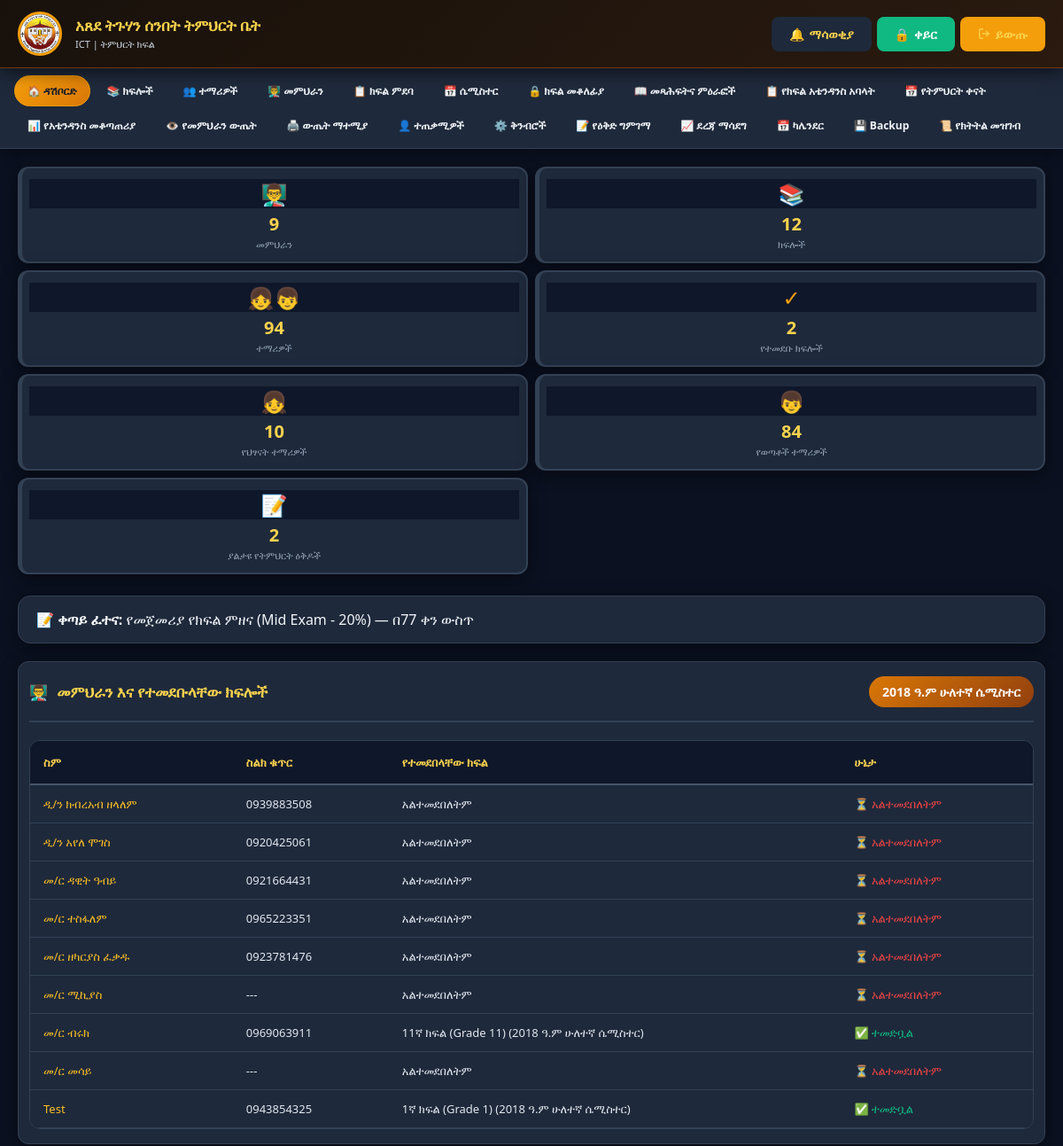
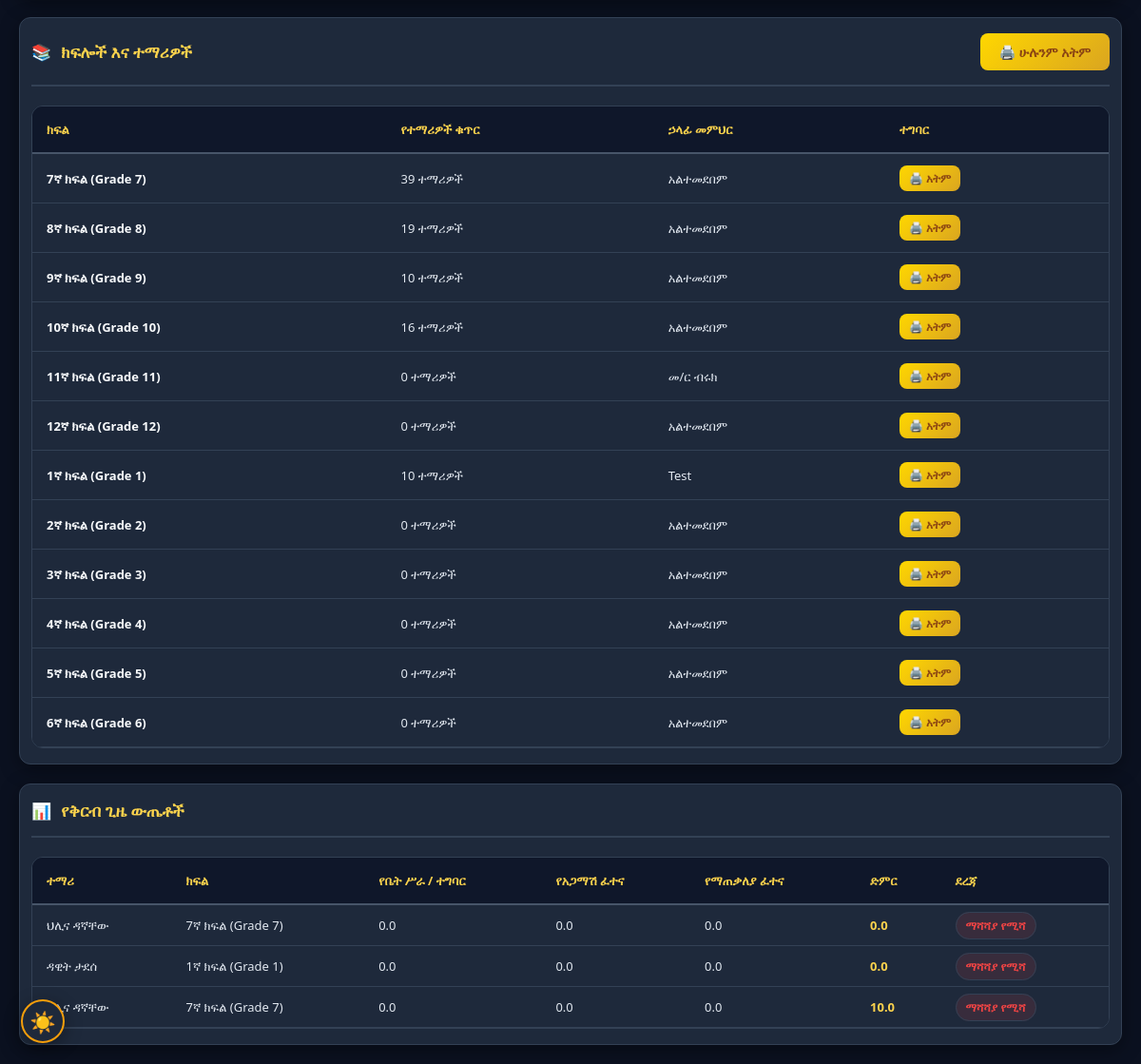
/dashboard_admin.php (signed in), run on the app's committed database (2 pictures, top to bottom).
### tables this page shows
CREATE TABLE `calendar_events` (
  `id` int(11) NOT NULL,
  `title` varchar(200) NOT NULL,
  `description` text DEFAULT NULL,
  `event_type` enum('teaching','exam','revision','holiday','church','meeting','assessment','announcement','important') NOT NULL DEFAULT 'announcement',
  `event_date` date NOT NULL COMMENT 'Gregorian date stored; Ethiopian date is derived for display via db.php gregorianToEthiopian()',
  `ethiopian_year` int(11) DEFAULT NULL,
  `ethiopian_month` tinyint(4) DEFAULT NULL,
  `ethiopian_day` tinyint(4) DEFAULT NULL,
  `priority` enum('low','normal','high') NOT NULL DEFAULT 'normal',
  `reminder_days_before` varchar(50) DEFAULT NULL COMMENT 'CSV of days, e.g. "14,7,3,1,0"',
  `created_by` int(11) NOT NULL,
  `created_at` timestamp NOT NULL DEFAULT current_timestamp(),
  `updated_at` timestamp NOT NULL DEFAULT current_timestamp() ON UPDATE current_timestamp(),
  `is_deleted` tinyint(1) NOT NULL DEFAULT 0
);

CREATE TABLE `semesters` (
  `id` int(11) NOT NULL,
  `name` varchar(50) NOT NULL,
  `status` enum('active','closed') DEFAULT 'active',
  `start_date` date DEFAULT NULL,
  `end_date` date DEFAULT NULL,
  `created_at` timestamp NOT NULL DEFAULT current_timestamp(),
  `ethiopian_year` int(11) DEFAULT NULL,
  `semester_number` int(11) DEFAULT NULL
);

CREATE TABLE `users` (
  `id` int(11) NOT NULL,
  `name` varchar(100) NOT NULL,
  `username` varchar(50) NOT NULL,
  `phone` varchar(20) DEFAULT NULL,
  `photo` varchar(255) DEFAULT NULL,
  `role` enum('admin','teacher','attendance_submitter') NOT NULL DEFAULT 'teacher',
  `status` enum('active','inactive') NOT NULL DEFAULT 'active',
  `password` varchar(255) NOT NULL,
  `first_login` tinyint(1) DEFAULT 1,
  `dark_mode` tinyint(1) DEFAULT 0,
  `created_at` timestamp NOT NULL DEFAULT current_timestamp(),
  `can_edit_marks` tinyint(1) DEFAULT 1,
  `can_edit_attendance` tinyint(1) DEFAULT 0
);

CREATE TABLE `classes` (
  `id` int(11) NOT NULL,
  `grade_id` int(11) DEFAULT NULL,
  `name` varchar(50) NOT NULL,
  `description` text DEFAULT NULL,
  `created_at` timestamp NOT NULL DEFAULT current_timestamp()
);

CREATE TABLE `marks` (
  `id` int(11) NOT NULL,
  `student_id` int(11) NOT NULL,
  `class_id` int(11) NOT NULL,
  `teacher_id` int(11) NOT NULL,
  `semester_id` int(11) NOT NULL,
  `assignment` decimal(5,2) DEFAULT 0.00,
  `participation` decimal(5,2) DEFAULT 0.00,
  `attendance` decimal(5,2) DEFAULT 0.00,
  `mid` decimal(5,2) DEFAULT 0.00,
  `final` decimal(5,2) DEFAULT 0.00,
  `total` decimal(5,2) DEFAULT 0.00,
  `entered_date` timestamp NOT NULL DEFAULT current_timestamp(),
  `last_updated` timestamp NOT NULL DEFAULT current_timestamp() ON UPDATE current_timestamp(),
  `local_uuid` varchar(36) DEFAULT NULL,
  `is_deleted` tinyint(1) NOT NULL DEFAULT 0
);

CREATE TABLE `students` (
  `id` int(11) NOT NULL,
  `name` varchar(100) NOT NULL,
  `class_id` int(11) NOT NULL,
  `parent_phone` varchar(20) DEFAULT NULL,
  `enrollment_date` date DEFAULT curdate(),
  `created_at` timestamp NOT NULL DEFAULT current_timestamp(),
  `current_grade` int(11) DEFAULT NULL,
  `academic_year` int(11) DEFAULT NULL,
  `promotion_status` enum('promoted','repeated','new') DEFAULT 'new',
  `needs_pin_reset` tinyint(1) DEFAULT 0,
  `student_portal_enabled` tinyint(1) DEFAULT 1,
  `local_uuid` varchar(36) DEFAULT NULL,
  `updated_at` timestamp NOT NULL DEFAULT current_timestamp() ON UPDATE current_timestamp(),
  `is_deleted` tinyint(1) NOT NULL DEFAULT 0
);

### db.php (called while the page is built, shortened)
<?php
function dbQuery($conn, $sql, $types = "", $params = []) {
    if (empty($params)) {
        return mysqli_query($conn, $sql);
    }
    $stmt = mysqli_prepare($conn, $sql);
    if (!empty($types) && !empty($params)) {
        mysqli_stmt_bind_param($stmt, $types, ...$params);
    }
    mysqli_stmt_execute($stmt);
    $result = mysqli_stmt_get_result($stmt);
    return $result;
}
function dbFetchOne($conn, $sql, $types = "", $params = []) {
    $result = dbQuery($conn, $sql, $types, $params);
    return mysqli_fetch_assoc($result);
}
function getCurrentSemester($conn) {
    return dbFetchOne($conn, "SELECT * FROM semesters WHERE status = 'active' LIMIT 1");
}
function formatMark($mark) {
    return number_format((float)$mark, 1, '.', '');
}
function getGradeStatus($total) {
    $total = floatval($total);
    return 'ማሻሻያ የሚሻ';
}
function getGradeColor($total) {
    $total = floatval($total);
    return '#EF4444';
}
?>

### dashboard_admin.php (the view, shortened to what this page needs)
<?php
require_once 'db.php';
$current_semester = getCurrentSemester($conn);
$semester_id = $current_semester ? intval($current_semester['id']) : 0;
$stats_query = "SELECT
    (SELECT COUNT(*) FROM users WHERE role = 'teacher' AND (status = 'active' OR status IS NULL)) as total_teachers,
    (SELECT COUNT(*) FROM classes) as total_classes,
    (SELECT COUNT(*) FROM students WHERE (is_deleted = 0 OR is_deleted IS NULL)) as total_students";
if ($semester_id > 0) {
    $stats_query .= ", (SELECT COUNT(DISTINCT class_id) FROM teacher_class WHERE semester_id = $semester_id) as assigned_classes";
} else {
    $stats_query .= ", 0 as assigned_classes";
}
$stats_result = mysqli_query($conn, $stats_query);
$stats = $stats_result ? mysqli_fetch_assoc($stats_result) : ['total_teachers' => 0, 'total_classes' => 0, 'total_students' => 0, 'assigned_classes' => 0];
$children_students = 0; $youth_students = 0; $pending_plans = 0; $next_exam = null;
$divisionsExist = @mysqli_query($conn, "SHOW TABLES LIKE 'divisions'");
if ($divisionsExist && mysqli_num_rows($divisionsExist) > 0) {
    $row = dbFetchOne($conn, "SELECT COUNT(*) as cnt FROM students s JOIN classes c ON s.class_id = c.id JOIN grades g ON c.grade_id = g.id JOIN divisions d ON g.division_id = d.id WHERE d.code = 'CHILDREN' AND (s.is_deleted = 0 OR s.is_deleted IS NULL)");
    $children_students = $row ? (int)$row['cnt'] : 0;
    $row = dbFetchOne($conn, "SELECT COUNT(*) as cnt FROM students s JOIN classes c ON s.class_id = c.id JOIN grades g ON c.grade_id = g.id JOIN divisions d ON g.division_id = d.id WHERE d.code = 'YOUTH' AND (s.is_deleted = 0 OR s.is_deleted IS NULL)");
    $youth_students = $row ? (int)$row['cnt'] : 0;
    $row = dbFetchOne($conn, "SELECT id, title, event_date FROM calendar_events WHERE event_type = 'exam' AND is_deleted = 0 AND event_date >= CURDATE() ORDER BY event_date ASC LIMIT 1");
    $next_exam = $row;
}
$plansExist = @mysqli_query($conn, "SHOW TABLES LIKE 'lesson_plans'");
if ($plansExist && mysqli_num_rows($plansExist) > 0) {
    $row = dbFetchOne($conn, "SELECT COUNT(*) as cnt FROM lesson_plans WHERE status = 'submitted' AND is_deleted = 0");
    $pending_plans = $row ? (int)$row['cnt'] : 0;
}
$teachers_query = "SELECT u.*,
                   IFNULL(GROUP_CONCAT(CONCAT(c.name, ' (', s.name, ')') SEPARATOR '<br>'), 'አልተመደበለትም') as classes
                   FROM users u
                   LEFT JOIN teacher_class tc ON u.id = tc.teacher_id " .
                   ($semester_id > 0 ? " AND tc.semester_id = $semester_id" : "") . "
                   LEFT JOIN classes c ON tc.class_id = c.id
                   LEFT JOIN semesters s ON tc.semester_id = s.id
                   WHERE u.role = 'teacher'
                   GROUP BY u.id";
$teachers = mysqli_query($conn, $teachers_query);
$classes_query = "SELECT c.*, COUNT(s.id) as student_count,
                  tc.teacher_id, u.name as teacher_name
                  FROM classes c
                  LEFT JOIN students s ON c.id = s.class_id AND (s.is_deleted = 0 OR s.is_deleted IS NULL)
                  LEFT JOIN teacher_class tc ON c.id = tc.class_id " .
                  ($semester_id > 0 ? " AND tc.semester_id = $semester_id" : "") . "
                  LEFT JOIN users u ON tc.teacher_id = u.id
                  GROUP BY c.id";
$classes = mysqli_query($conn, $classes_query);
$recent_marks = null;
if ($semester_id > 0) {
    $marks_query = "SELECT s.name as student_name, c.name as class_name,
                    m.assignment, m.participation, m.attendance, m.mid, m.final, m.total
                    FROM marks m
                    JOIN students s ON m.student_id = s.id
                    JOIN classes c ON m.class_id = c.id
                    WHERE m.semester_id = ? AND (s.is_deleted = 0 OR s.is_deleted IS NULL)
                    ORDER BY m.last_updated DESC LIMIT 10";
    $recent_marks = dbQuery($conn, $marks_query, "i", [$semester_id]);
}
?>
<!DOCTYPE html>
<html lang="en">
<head>
    <?php include 'pwa_head.php'; ?>
</head>
<body>
    <?php include 'mobile_nav.php'; ?>
    <div class="main-container">
        <div class="stats-grid">
            <div class="stat-card">
                <div class="stat-icon">👨‍🏫</div>
                <div class="stat-value"><?php echo $stats['total_teachers']; ?></div>
                <div class="stat-label">መምህራን</div>
            </div>
            <div class="stat-card">
                <div class="stat-icon">📚</div>
                <div class="stat-value"><?php echo $stats['total_classes']; ?></div>
                <div class="stat-label">ክፍሎች</div>
            </div>
            <div class="stat-card">
                <div class="stat-icon">👧👦</div>
                <div class="stat-value"><?php echo $stats['total_students']; ?></div>
                <div class="stat-label">ተማሪዎች</div>
            </div>
            <div class="stat-card">
                <div class="stat-icon">✓</div>
                <div class="stat-value"><?php echo $stats['assigned_classes']; ?></div>
                <div class="stat-label">የተመደቡ ክፍሎች</div>
            </div>
            <?php if ($divisionsExist && mysqli_num_rows($divisionsExist) > 0): ?>
            <div class="stat-card">
                <div class="stat-icon">👧</div>
                <div class="stat-value"><?php echo $children_students; ?></div>
                <div class="stat-label">የህፃናት ተማሪዎች</div>
            </div>
            <div class="stat-card">
                <div class="stat-icon">👦</div>
                <div class="stat-value"><?php echo $youth_students; ?></div>
                <div class="stat-label">የወጣቶች ተማሪዎች</div>
            </div>
            <?php endif; ?>
            <?php if ($plansExist && mysqli_num_rows($plansExist) > 0): ?>
            <div class="stat-card">
                <div class="stat-icon">📝</div>
                <div class="stat-value"><?php echo $pending_plans; ?></div>
                <div class="stat-label">ያልታዩ የትምህርት ዕቅዶች</div>
            </div>
            <?php endif; ?>
        </div>
        <?php if ($next_exam): ?>
        <div class="section exam-notice-banner" style="border-radius:14px; padding:15px 20px; margin-bottom:20px;">
            <strong>📝 ቀጣይ ፈተና:</strong> <?php echo htmlspecialchars($next_exam['title']); ?>
            — <?php $d = (new DateTime('today'))->diff(new DateTime($next_exam['event_date']))->days; ?>
            በ<?php echo $d; ?> ቀን ውስጥ
        </div>
        <?php endif; ?>
        <div class="section">
            <div class="section-header">
                <h2><span>👨‍🏫</span> መምህራን እና የተመደቡላቸው ክፍሎች</h2>
                <?php if($current_semester): ?>
                <div class="semester-badge">
                    <?php echo htmlspecialchars($current_semester['name']); ?>
                </div>
                <?php endif; ?>
            </div>
            <div class="table-responsive">
                <table>
                    <thead>
                        <tr>
                            <th>ስም</th>
                            <th>ስልክ ቁጥር</th>
                            <th>የተመደበላቸው ክፍል</th>
                            <th>ሁኔታ</th>
                        </tr>
                    </thead>
                    <tbody>
                        <?php if($teachers && mysqli_num_rows($teachers) > 0): ?>
                            <?php while($teacher = mysqli_fetch_assoc($teachers)): ?>
                            <tr>
                                <td class="teacher-class"><?php echo htmlspecialchars($teacher['name']); ?></td>
                                <td><?php echo htmlspecialchars($teacher['phone'] ?: '---'); ?></td>
                                <td><?php echo $teacher['classes']; ?></td>
                                <td>
                                    <?php if($teacher['classes'] != 'አልተመደበለትም'): ?>
                                    <span style="color: var(--success-green);">✅ ተመድቧል</span>
                                    <?php else: ?>
                                    <span style="color: var(--error-red);">⏳ አልተመደበለትም</span>
                                    <?php endif; ?>
                                </td>
                            </tr>
                            <?php endwhile; ?>
                        <?php endif; ?>
                    </tbody>
                </table>
            </div>
        </div>
        <div class="section">
            <div class="section-header">
                <h2><span>📚</span> ክፍሎች እና ተማሪዎች</h2>
                <div class="action-buttons">
                    <a href="print_results.php" class="btn-primary">🖨️ ሁሉንም አትም</a>
                </div>
            </div>
            <div class="table-responsive">
                <table>
                    <thead>
                        <tr>
                            <th>ክፍል</th>
                            <th>የተማሪዎች ቁጥር</th>
                            <th>ኃላፊ መምህር</th>
                            <th>ተግባር</th>
                        </tr>
                    </thead>
                    <tbody>
                        <?php if($classes && mysqli_num_rows($classes) > 0): ?>
                            <?php while($class = mysqli_fetch_assoc($classes)): ?>
                            <tr>
                                <td><strong><?php echo htmlspecialchars($class['name']); ?></strong></td>
                                <td><?php echo $class['student_count']; ?> ተማሪዎች</td>
                                <td><?php echo htmlspecialchars($class['teacher_name'] ?: 'አልተመደበም'); ?></td>
                                <td>
                                    <a href="print_results.php?class_id=<?php echo $class['id']; ?>"
                                       class="btn-primary" style="padding: 5px 10px; font-size: 12px;">
                                       🖨️ አትም
                                    </a>
                                </td>
                            </tr>
                            <?php endwhile; ?>
                        <?php endif; ?>
                    </tbody>
                </table>
            </div>
        </div>
        <?php if($current_semester && $recent_marks && mysqli_num_rows($recent_marks) > 0): ?>
        <div class="section">
            <div class="section-header">
                <h2><span>📊</span> የቅርብ ጊዜ ውጤቶች</h2>
            </div>
            <div class="table-responsive">
                <table class="marks-table">
                    <thead>
                        <tr>
                            <th>ተማሪ</th>
                            <th>ክፍል</th>
                            <th>የቤት ሥራ / ተግባር</th>
                            <th>የአጋማሽ ፈተና</th>
                            <th>የማጠቃለያ ፈተና</th>
                            <th>ድምር</th>
                            <th>ደረጃ</th>
                        </tr>
                    </thead>
                    <tbody>
                        <?php while($mark = mysqli_fetch_assoc($recent_marks)): ?>
                        <tr>
                            <td><?php echo htmlspecialchars($mark['student_name']); ?></td>
                            <td><?php echo htmlspecialchars($mark['class_name']); ?></td>
                            <td><?php echo formatMark($mark['assignment']); ?></td>
                            <td><?php echo formatMark($mark['mid']); ?></td>
                            <td><?php echo formatMark($mark['final']); ?></td>
                            <td class="total"><?php echo formatMark($mark['total']); ?></td>
                            <td>
                                <span class="grade-badge" style="background: <?php echo getGradeColor($mark['total']); ?>20; color: <?php echo getGradeColor($mark['total']); ?>;">
                                    <?php echo getGradeStatus($mark['total']); ?>
                                </span>
                            </td>
                        </tr>
                        <?php endwhile; ?>
                    </tbody>
                </table>
            </div>
        </div>
        <?php endif; ?>
    </div>
</body>
</html>

### data on the page
calendar_events: title "የመጀመሪያ የክፍል ምዘና (Mid Exam - 20%)", event_date "77"
semesters: name "2018 ዓ.ም ሁለተኛ ሴሚስተር"
users: name "ዲ/ን ክብረአብ ዘላለም", phone "0939883508", classes "አልተመደበለትም", shows "⏳ አልተመደበለትም"
users: name "ዲ/ን አየለ ሞገስ", phone "0920425061", classes "አልተመደበለትም", shows "⏳ አልተመደበለትም"
users: name "መ/ር ዳዊት ዓብይ", phone "0921664431", classes "አልተመደበለትም", shows "⏳ አልተመደበለትም"
users: name "መ/ር ተስፋለም", phone "0965223351", classes "አልተመደበለትም", shows "⏳ አልተመደበለትም"
users: name "መ/ር ዘካርያስ ፈቃዱ", phone "0923781476", classes "አልተመደበለትም", shows "⏳ አልተመደበለትም"
users: name "መ/ር ሚኪያስ", phone "---", classes "አልተመደበለትም", shows "⏳ አልተመደበለትም"
users: name "መ/ር ብሩክ", phone "0969063911", classes "11ኛ ክፍል (Grade 11) (2018 ዓ.ም ሁለተኛ ሴሚስተር)", shows "✅ ተመድቧል"
users: name "መ/ር መሳይ", phone "---", classes "አልተመደበለትም", shows "⏳ አልተመደበለትም"
users: name "Test", phone "0943854325", classes "1ኛ ክፍል (Grade 1) (2018 ዓ.ም ሁለተኛ ሴሚስተር)", shows "✅ ተመድቧል"
classes: name "7ኛ ክፍል (Grade 7)", student_count "39", teacher_name "አልተመደበም"
classes: name "8ኛ ክፍል (Grade 8)", student_count "19", teacher_name "አልተመደበም"
classes: name "9ኛ ክፍል (Grade 9)", student_count "10", teacher_name "አልተመደበም"
classes: name "10ኛ ክፍል (Grade 10)", student_count "16", teacher_name "አልተመደበም"
classes: name "11ኛ ክፍል (Grade 11)", student_count "0", teacher_name "መ/ር ብሩክ"
classes: name "12ኛ ክፍል (Grade 12)", student_count "0", teacher_name "አልተመደበም"
classes: name "1ኛ ክፍል (Grade 1)", student_count "10", teacher_name "Test"
classes: name "2ኛ ክፍል (Grade 2)", student_count "0", teacher_name "አልተመደበም"
classes: name "3ኛ ክፍል (Grade 3)", student_count "0", teacher_name "አልተመደበም"
classes: name "4ኛ ክፍል (Grade 4)", student_count "0", teacher_name "አልተመደበም"
classes: name "5ኛ ክፍል (Grade 5)", student_count "0", teacher_name "አልተመደበም"
classes: name "6ኛ ክፍል (Grade 6)", student_count "0", teacher_name "አልተመደበም"
marks: student.name "ህሊና ዳኛቸው", class.name "7ኛ ክፍል (Grade 7)", assignment "0.0", mid "0.0", final "0.0", total "0.0", total "ማሻሻያ የሚሻ"
marks: student.name "ዳዊት ታደሰ", class.name "1ኛ ክፍል (Grade 1)", assignment "0.0", mid "0.0", final "0.0", total "0.0", total "ማሻሻያ የሚሻ"
marks: student.name "ህሊና ዳኛቸው", class.name "7ኛ ክፍል (Grade 7)", assignment "0.0", mid "0.0", final "0.0", total "10.0", total "ማሻሻያ የሚሻ"

### other printed values
$nav_name "ICT"
$item['icon'] "🏠"
$item['label'] "ዳሽቦርድ"
$item['icon'] "📚"
$item['label'] "ክፍሎች"
$item['icon'] "👥"
$item['label'] "ተማሪዎች"
$item['icon'] "👨‍🏫"
$item['label'] "መምህራን"
$item['icon'] "📋"
$item['label'] "ክፍል ምደባ"
$item['icon'] "📅"
$item['label'] "ሴሚስተር"
$item['icon'] "🔒"
$item['label'] "ክፍል መቆለፊያ"
